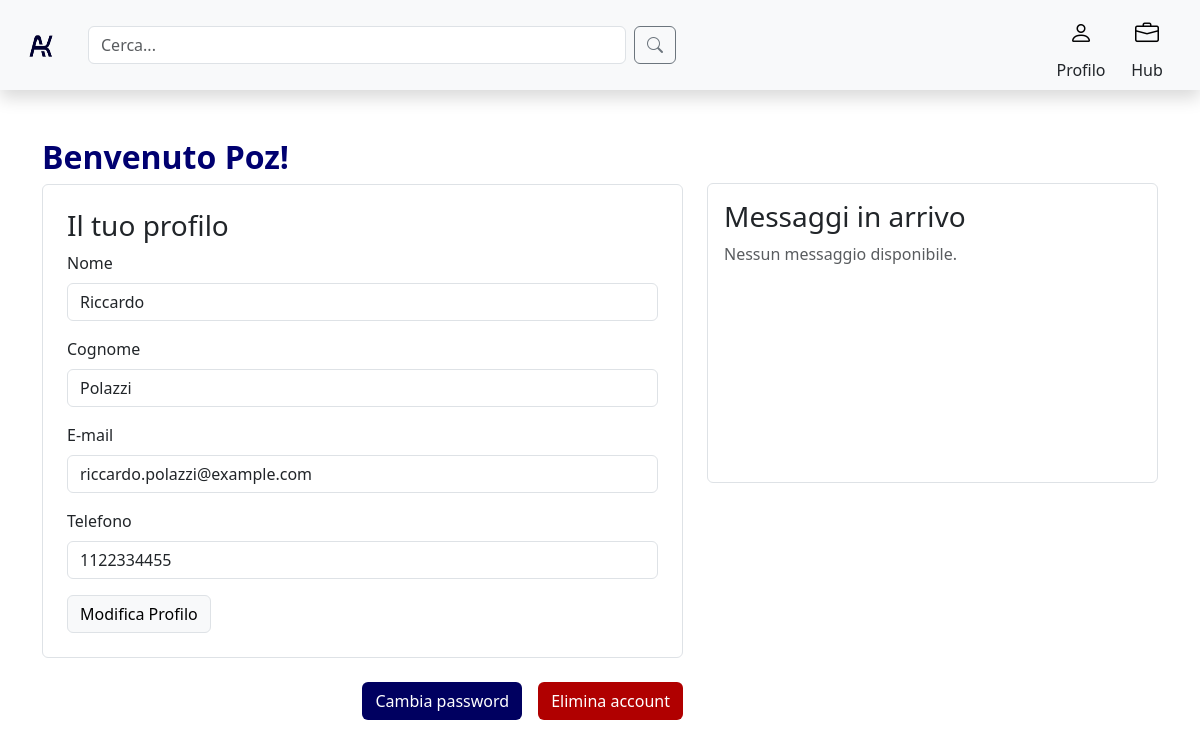
The page /profile.php (signed in) on the database its author committed.
### tables this page shows
create table Utente (
     Nome VARCHAR(20) not null,
     Cognome VARCHAR(20) not null,
     Username VARCHAR(20) not null,
     Email VARCHAR(30) not null,
     Password VARCHAR(100) not null,
     Tipo VARCHAR(20) not null,
     PartitaIVA VARCHAR(20),
     Telefono VARCHAR(20) not null,
     Icona VARCHAR(50),
     constraint ID_Utente_ID primary key (Username));

### profile.php (called while the page is built, shortened)
<?php
require_once 'bootstrap.php';
$templateParams["titolo"] = "Aeki - Utente";
$templateParams["nome"] = "profile_main.php";
$templateParams["js"] = array(
    "js/viewPasswordProfile.js",
    "js/updateMessages.js",
    "js/updateProfile.js",
    "js/deleteProfile.js",
    "js/remember.js",
    "js/changePassword.js"
);
if (isset($_SESSION['user_id'])) {
    $templateParams["utente"] = $dbh->getUtente($_SESSION['user_id']);
    $templateParams["recensioni"] = $dbh->getRecensioniByUtente($_SESSION['user_id']);
    $templateParams["messaggi"] = $dbh->getMessaggiByUtente($_SESSION['user_id']);
} else {
    header('Location: login.php');
    exit();
}
require 'template/base.php';
?>

### db/database.php (called while the page is built, shortened)
<?php
class DatabaseHelper{
    private $db;
    public function __construct($servername, $username, $password, $dbname){
        $this->db = new mysqli($servername, $username, $password, $dbname);
    }
    public function getUtente($username) {
        $stmt = $this->db->prepare("SELECT * FROM Utente WHERE Username = ?");
        $stmt->bind_param("s", $username);
        $stmt->execute();
        $result = $stmt->get_result();
        return $result->fetch_assoc();
    }
    public function getMessaggiByUtente($username) {
        $stmt = $this->db->prepare("SELECT Testo, Data FROM Notifica WHERE Username = ? ORDER BY Data DESC");
        $stmt->bind_param("s", $username);
        $stmt->execute();
        $result = $stmt->get_result();
        return $result->fetch_all(MYSQLI_ASSOC);
    }
    public function getRecensioniByUtente($username) {
        $stmt = $this->db->prepare("SELECT * FROM Recensione WHERE Username = ?");
        $stmt->bind_param("s", $username);
        $stmt->execute();
        $result = $stmt->get_result();
        return $result->fetch_all(MYSQLI_ASSOC);
    }
}
?>

### bootstrap.php (called while the page is built, shortened)
<?php
require_once("db/database.php");
$dbh = new DatabaseHelper("localhost", "root", "", "aekiDb");
?>

### template/profile_main.php (the view, shortened to what this page needs)
<link rel="stylesheet" href="./css/profile_style.css">
<div class="container my-5">
    <div class="row">
        <section class="col-lg-7">
            <h2 class="fw-bold" style="color: #000070">Benvenuto <?php echo $templateParams["utente"]['Username']; ?>!</h2>
            <div class="border rounded p-4">
                <h3>Il tuo profilo</h3>
                <div class="mb-3">
                    <label for="nome" class="form-label">Nome</label>
                    <input type="text" class="form-control nomeUtente" id="nome" value="<?php echo $templateParams["utente"]['Nome']; ?>" readonly>
                </div>
                <div class="mb-3">
                    <label for="cognome" class="form-label">Cognome</label>
                    <input type="text" class="form-control cognomeUtente" id="cognome" value="<?php echo $templateParams["utente"]['Cognome']; ?>" readonly>
                </div>
                <div class="mb-3">
                    <label for="email" class="form-label">E-mail</label>
                    <input type="email" class="form-control emailUtente" id="email" value="<?php echo $templateParams["utente"]['Email']; ?>" readonly>
                </div>
                <div class="mb-3">
                    <label for="telefono" class="form-label">Telefono</label>
                    <input type="text" class="form-control telefonoUtente" id="telefono" value="<?php echo $templateParams["utente"]['Telefono']; ?>" readonly>
                </div>
                <button type="button" class="btn btn-light border" data-bs-toggle="modal" data-bs-target="#modificaProfiloModal">Modifica Profilo</button>
            </div>
            <div class="d-flex justify-content-end gap-3 mt-4">
                <button type="button" class="btn" style="background-color: #000060;color:#FFFFFF" data-bs-toggle="modal" data-bs-target="#cambiaPasswordModal">Cambia password</button>
                <button type="button" class="btn" style="background-color: #B00000;color:#FFFFFF" data-bs-toggle="modal" data-bs-target="#eliminaAccountModal">Elimina account</button>
            </div>
        </section>
        <aside class="col-lg-5">
            <div class="border rounded p-3 mb-4" style="height: 300px; overflow-y: auto;">
                <h3>Messaggi in arrivo</h3>
                <ul class="list-group messaggi-container" id="messaggi-container">
                    <li id="no-messages" class="text-muted">Nessun messaggio disponibile.</li>
                </ul>
            </div>
        </aside>
    </div>
</div>

### css/profile_style.css (style rules this page uses)
aside.col-lg-5 { margin-top: 45px; }
.messaggi-container, .recensioni-container { max-height: 300px; overflow-y: scroll; }

### rows shown on the page
utente: Username "Poz", Nome "Riccardo", Cognome "Polazzi", Email "riccardo.polazzi@example.com", Telefono "1122334455"
